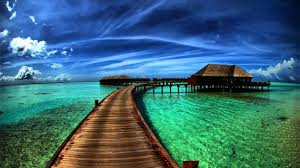
//> input picture images/image.jpg, 300 x 168 px
$ ./main ../images/image.jpg   (built with g++ and OpenCV 4)
//> lines starting //> are read from the running program, lines starting //| are printed output that depends on the picture; after the words box and inside, x2 and y2 are one past the last pixel; in counts of white or black regions, pixels touching at a corner belong together
#include <iostream>
#include <opencv2/core/core.hpp>
#include <opencv2/imgproc/imgproc.hpp>
#include <opencv2/highgui/highgui.hpp>
#include <opencv2/features2d.hpp>
#include <opencv2/text.hpp>

using namespace std;

int erosion_elem = 0;
int erosion_size = 0;
int dilation_elem = 0;
int dilation_size = 0;
int const max_elem = 2;
int const max_kernel_size = 50;
int dilation_type;
int erosion_type;

int main(int argc, char** argv )
{
	cv::Mat imageIn = cv::imread(argv[1]);
//> imageIn is the input picture: 168 rows x 300 cols, CV_8UC3; mean B, G, R 118.3, 105.8, 57
	cv::Mat imageOut;
	imshow("BEFORE", imageIn);
	cv::cvtColor(imageIn,imageIn,cv::COLOR_BGR2HSV);
//> imageIn: 168 rows x 300 cols, CV_8UC3; mean H, S, V 80.5, 172.1, 142.2

	int iLowH = 0;
	int iHighH = 179;

	int iLowS = 0;
	int iHighS = 255;

	int iLowV = 0;
	int iHighV = 255;
	/// Global variables
    cv::namedWindow("CONTROL", CV_WINDOW_AUTOSIZE); //create a window called "Control"

	//Create trackbars in "Control" window
	cv::createTrackbar("LowH", "CONTROL", &iLowH, 179); //Hue (0 - 179)
//> slider 'LowH' is set to 35
	cv::createTrackbar("HighH", "CONTROL", &iHighH, 179);

	cv::createTrackbar("LowS", "CONTROL", &iLowS, 255); //Saturation (0 - 255)
//> slider 'LowS' is set to 51
	cv::createTrackbar("HighS", "CONTROL", &iHighS, 255);

	cv::createTrackbar("LowV", "CONTROL", &iLowV, 255); //Value (0 - 255)
//> slider 'LowV' is set to 51
	cv::createTrackbar("HighV", "CONTROL", &iHighV, 255);

	cv::createTrackbar( "Erosion Element:\n 0: Rect \n 1: Cross \n 2: Ellipse", "CONTROL", &erosion_elem, max_elem);
//> slider 'Erosion Element:\n 0: Rect \n 1:' is set to 1
	cv::createTrackbar( "Erosion Kernel size:\n 2n +1", "CONTROL", &erosion_size, max_kernel_size);
//> slider 'Erosion Kernel size:\n 2n +1' is set to 16

	cv::createTrackbar( "Dilation Element:\n 0: Rect \n 1: Cross \n 2: Ellipse", "CONTROL", &dilation_elem, max_elem);
//> slider 'Dilation Element:\n 0: Rect \n 1' is set to 1
	cv::createTrackbar( "Dilation Kernel size:\n 2n +1", "CONTROL", &dilation_size, max_kernel_size);
//> slider 'Dilation Kernel size:\n 2n +1' is set to 16

	while(true) {
		cv::inRange(imageIn, cv::Scalar(iLowH, iLowS, iLowV), cv::Scalar(iHighH, iHighS, iHighV), imageOut);
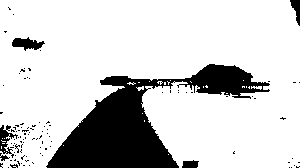
//> imageOut: 168 rows x 300 cols, CV_8UC1; 80.9% white; 101 black regions (94 under 20 px), largest, box (x1, y1, x2, y2) and area: (46, 64, 270, 168) 8555, (12, 37, 45, 51) 260, (0, 125, 18, 158) 235
		if( erosion_elem == 0 ){ erosion_type = cv::MORPH_RECT; }
		else if( erosion_elem == 1 ){ erosion_type = cv::MORPH_CROSS; }
		else if( erosion_elem == 2) { erosion_type = cv::MORPH_ELLIPSE; }
  		cv::Mat erosionElem = getStructuringElement( erosion_type, cv::Size( 2*erosion_size + 1, 2*erosion_size+1 ), cv::Point( erosion_size, erosion_size ) );
  		cv::erode( imageOut, imageOut, erosionElem );
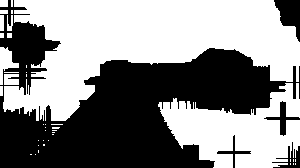
//> imageOut: 168 rows x 300 cols, CV_8UC1; 54% white; 5 black regions, box (x1, y1, x2, y2) and area: (0, 0, 300, 168) 21846, (274, 0, 300, 42) 611, (264, 101, 300, 136) 284, (272, 142, 300, 168) 261, (217, 135, 251, 168) 159
		if( dilation_elem == 0 ){ dilation_type = cv::MORPH_RECT; }
		else if( dilation_elem == 1 ){ dilation_type = cv::MORPH_CROSS; }
		else if( dilation_elem == 2) { dilation_type = cv::MORPH_ELLIPSE; }
  		cv::Mat dilationElem = getStructuringElement( dilation_type, cv::Size( 2*dilation_size + 1, 2*dilation_size+1 ), cv::Point( dilation_size, dilation_size ) );
  		cv::dilate( imageOut, imageOut, dilationElem );
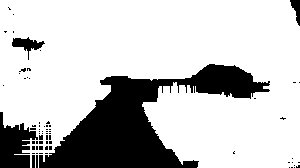
//> imageOut: 168 rows x 300 cols, CV_8UC1; 77.1% white; 68 black regions (62 under 20 px), largest, box (x1, y1, x2, y2) and area: (39, 64, 270, 168) 9480, (0, 112, 38, 168) 1278, (12, 37, 45, 60) 280, (290, 0, 300, 26) 139, (32, 155, 35, 168) 39, (36, 155, 38, 168) 26
		imshow("AFTER", imageOut);
		cv::waitKey(250);
	}
	return 0;
}
